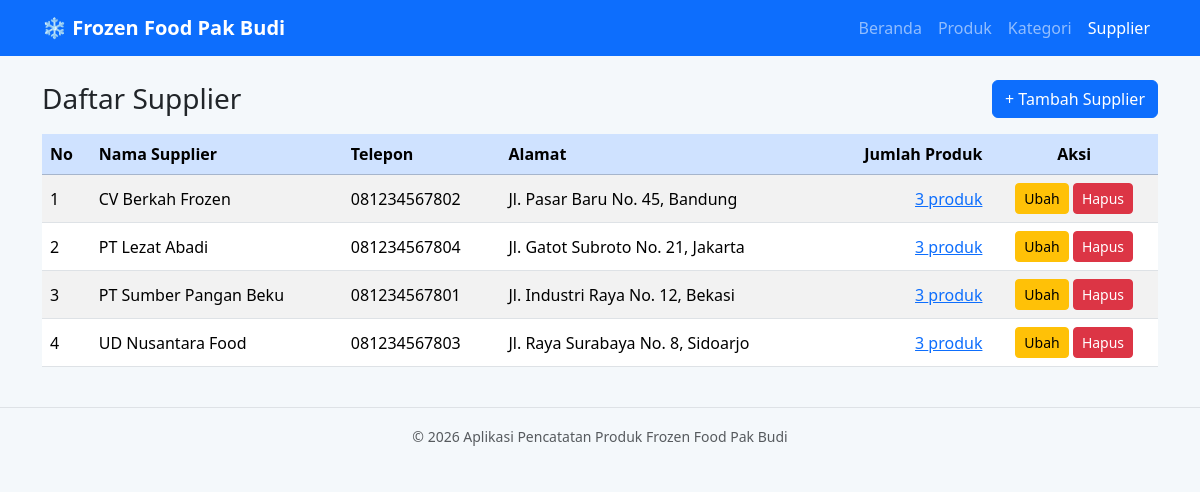
Screenshot of /supplier.php with the database file from the repository.
### tables this page shows
CREATE TABLE supplier (
    id_supplier   INT UNSIGNED NOT NULL AUTO_INCREMENT,
    nama_supplier VARCHAR(100) NOT NULL,
    telepon       VARCHAR(20)  NOT NULL,
    alamat        VARCHAR(255) NOT NULL,
    PRIMARY KEY (id_supplier),
    UNIQUE KEY uq_nama_supplier (nama_supplier)
);

### includes/functions.php (called while the page is built, shortened)
<?php
function e($teks)
{
    return htmlspecialchars((string) $teks, ENT_QUOTES, 'UTF-8');
}

### supplier.php (the view, shortened to what this page needs)
<?php
require_once __DIR__ . '/includes/header.php';
$daftar = $pdo->query(
    'SELECT s.id_supplier, s.nama_supplier, s.telepon, s.alamat, COUNT(p.id_produk) AS jumlah_produk
     FROM supplier s LEFT JOIN produk p ON p.id_supplier = s.id_supplier
     GROUP BY s.id_supplier, s.nama_supplier, s.telepon, s.alamat ORDER BY s.nama_supplier'
)->fetchAll();
?>
<div class="d-flex justify-content-between align-items-center mb-3">
    <h1 class="h3 mb-0">Daftar Supplier</h1>
    <a href="supplier_form.php" class="btn btn-primary">+ Tambah Supplier</a>
</div>
<div class="table-responsive">
    <table class="table table-striped table-hover align-middle bg-white">
        <thead class="table-primary">
            <tr>
                <th>No</th>
                <th>Nama Supplier</th>
                <th>Telepon</th>
                <th>Alamat</th>
                <th class="text-end">Jumlah Produk</th>
                <th class="text-center">Aksi</th>
            </tr>
        </thead>
        <tbody>
        <?php foreach ($daftar as $no => $s): ?>
            <tr>
                <td><?= $no + 1 ?></td>
                <td><?= e($s['nama_supplier']) ?></td>
                <td><?= e($s['telepon']) ?></td>
                <td><?= e($s['alamat']) ?></td>
                <td class="text-end">
                    <a href="produk.php?supplier=<?= (int) $s['id_supplier'] ?>"><?= (int) $s['jumlah_produk'] ?> produk</a>
                </td>
                <td class="text-center text-nowrap">
                    <a href="supplier_form.php?id=<?= (int) $s['id_supplier'] ?>" class="btn btn-sm btn-warning">Ubah</a>
                    <form method="post" action="supplier_hapus.php" class="d-inline form-hapus"
                          data-pesan="Yakin ingin menghapus supplier &quot;<?= e($s['nama_supplier']) ?>&quot;?">
                        <button type="submit" class="btn btn-sm btn-danger">Hapus</button>
                    </form>
                </td>
            </tr>
        <?php endforeach; ?>
        </tbody>
    </table>
</div>
<?php require_once __DIR__ . '/includes/footer.php'; ?>

### assets/style.css (style rules this page uses)
body { background-color: #f4f8fb; }
.table thead th { white-space: nowrap; }

### rows the page displays
supplier: nama_supplier "CV Berkah Frozen", telepon "081234567802", alamat "Jl. Pasar Baru No. 45, Bandung", jumlah_produk "3"
supplier: nama_supplier "PT Lezat Abadi", telepon "081234567804", alamat "Jl. Gatot Subroto No. 21, Jakarta", jumlah_produk "3"
supplier: nama_supplier "PT Sumber Pangan Beku", telepon "081234567801", alamat "Jl. Industri Raya No. 12, Bekasi", jumlah_produk "3"
supplier: nama_supplier "UD Nusantara Food", telepon "081234567803", alamat "Jl. Raya Surabaya No. 8, Sidoarjo", jumlah_produk "3"
